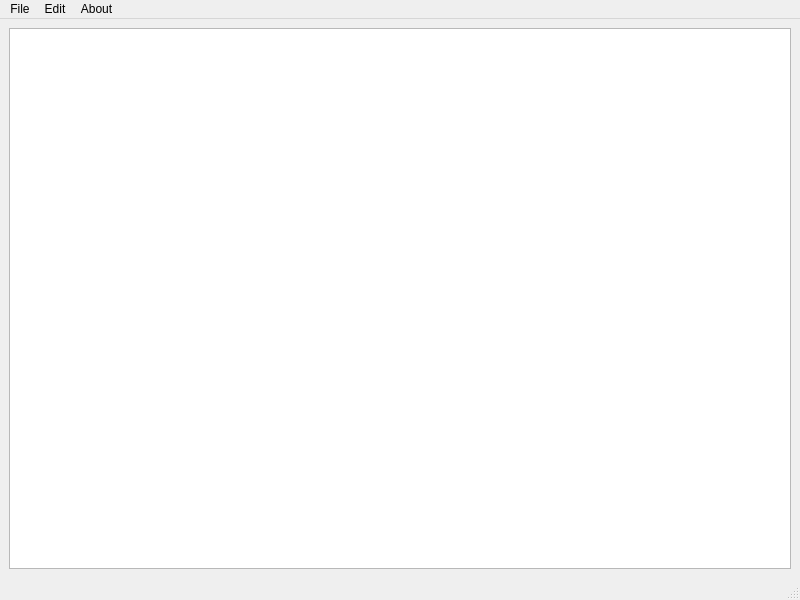
<?xml version="1.0" encoding="UTF-8"?>
<ui version="4.0">
 <class>MainWindow</class>
 <widget class="QMainWindow" name="MainWindow">
  <property name="geometry">
   <rect>
    <x>0</x>
    <y>0</y>
    <width>800</width>
    <height>600</height>
   </rect>
  </property>
  <property name="windowTitle">
   <string>MainWindow</string>
  </property>
  <widget class="QWidget" name="centralwidget">
   <layout class="QHBoxLayout" name="horizontalLayout">
    <item>
     <widget class="QTextEdit" name="textEdit"/>
    </item>
   </layout>
  </widget>
  <widget class="QStatusBar" name="statusbar"/>
  <widget class="QMenuBar" name="menubar">
   <property name="geometry">
    <rect>
     <x>0</x>
     <y>0</y>
     <width>800</width>
     <height>22</height>
    </rect>
   </property>
   <widget class="QMenu" name="menuFile">
    <property name="title">
     <string>File</string>
    </property>
    <addaction name="separator"/>
    <addaction name="actionNew"/>
    <addaction name="actionOpen"/>
    <addaction name="separator"/>
    <addaction name="actionSave"/>
    <addaction name="actionSave_as"/>
   </widget>
   <widget class="QMenu" name="menuEdit">
    <property name="title">
     <string>Edit</string>
    </property>
    <addaction name="actionCut"/>
    <addaction name="actionCopy"/>
    <addaction name="actionPaste"/>
    <addaction name="separator"/>
    <addaction name="actionRedo"/>
    <addaction name="actionUndo"/>
   </widget>
   <widget class="QMenu" name="menuAbout">
    <property name="title">
     <string>About</string>
    </property>
    <addaction name="actionAbout_Notepas"/>
   </widget>
   <addaction name="menuFile"/>
   <addaction name="menuEdit"/>
   <addaction name="menuAbout"/>
  </widget>
  <action name="actionNew">
   <property name="icon">
    <iconset theme="add"/>
   </property>
   <property name="text">
    <string>New</string>
   </property>
  </action>
  <action name="actionOpen">
   <property name="text">
    <string>Open</string>
   </property>
  </action>
  <action name="actionSave">
   <property name="icon">
    <iconset theme="save"/>
   </property>
   <property name="text">
    <string>Save</string>
   </property>
  </action>
  <action name="actionSave_as">
   <property name="text">
    <string>Save as</string>
   </property>
  </action>
  <action name="actionCut">
   <property name="text">
    <string>Cut</string>
   </property>
  </action>
  <action name="actionCopy">
   <property name="text">
    <string>Copy</string>
   </property>
  </action>
  <action name="actionPaste">
   <property name="text">
    <string>Paste</string>
   </property>
  </action>
  <action name="actionRedo">
   <property name="text">
    <string>Redo</string>
   </property>
  </action>
  <action name="actionUndo">
   <property name="text">
    <string>Undo</string>
   </property>
  </action>
  <action name="actionAbout_Notepas">
   <property name="text">
    <string>About Notepas</string>
   </property>
  </action>
 </widget>
 <resources/>
 <connections/>
</ui>
